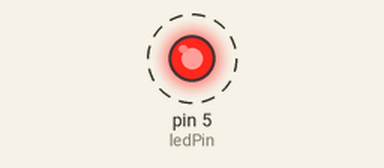
A sketch run on a simulated Arduino Uno, built with avr-gcc and run on an emulated ATmega328P. Shown: output pins drawn as LEDs (lit = HIGH). Dashed ring = blinking.

Above: at 0.5 s.
Timing chart, 0 to 4.6 s (numbered marks = the images above):
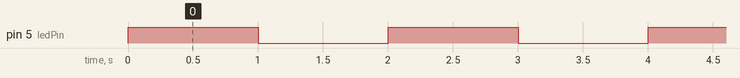

Measured:
- by itself, pin 5 (ledPin): alternates HIGH for 1.0 s and LOW for 1.0 s

The sketch:

sketch.ino
```cpp
const int ledPin = 5;

void setup()
{
  pinMode(ledPin, OUTPUT);
}

void loop()
{
  blinkLED(ledPin, 1000);  // blink at 1s interval
}

void blinkLED(int pin, int duration)
{
  digitalWrite(pin, HIGH);
  delay(duration);
  digitalWrite(pin, LOW);
  delay(duration);
}
```
